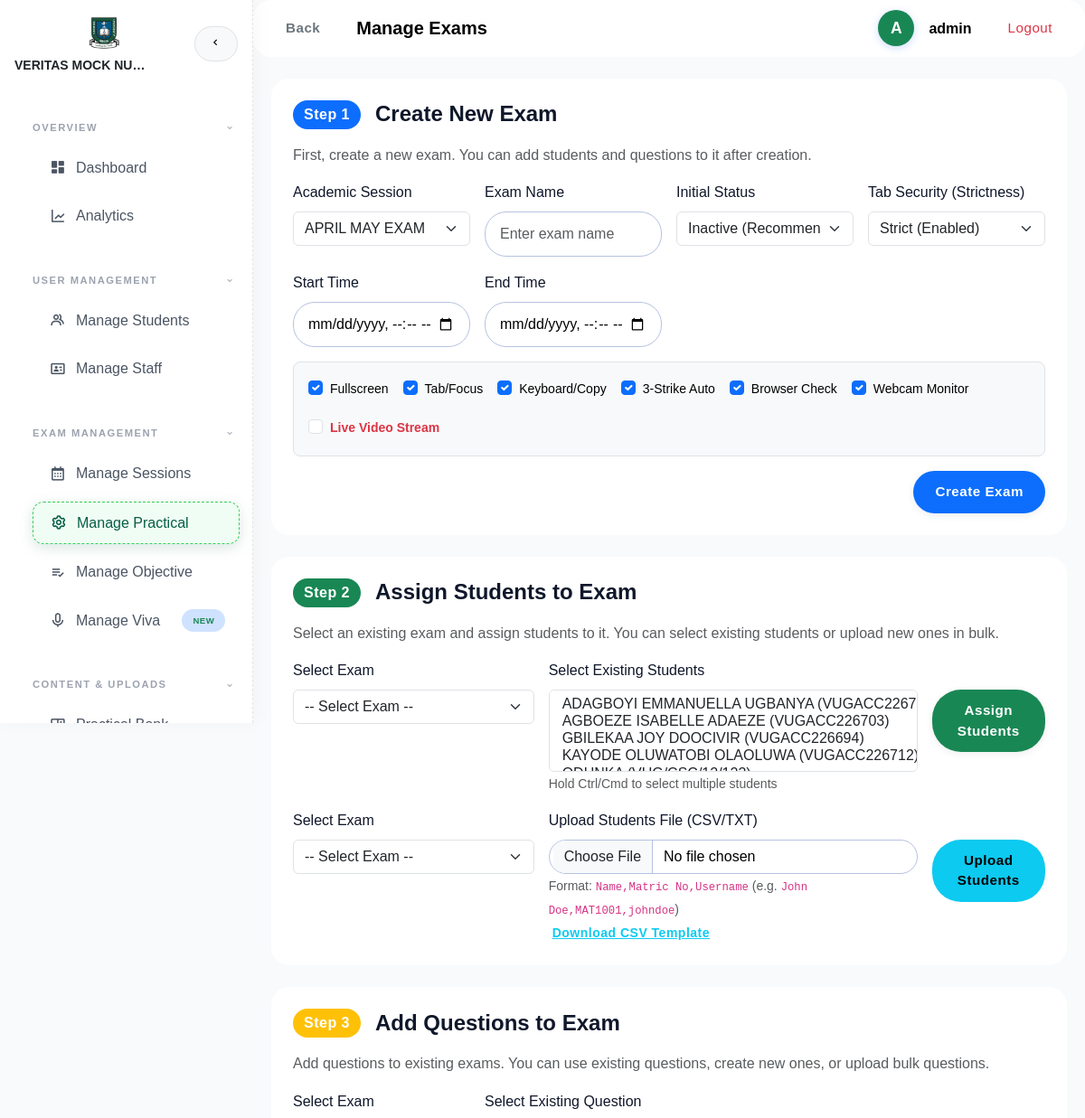
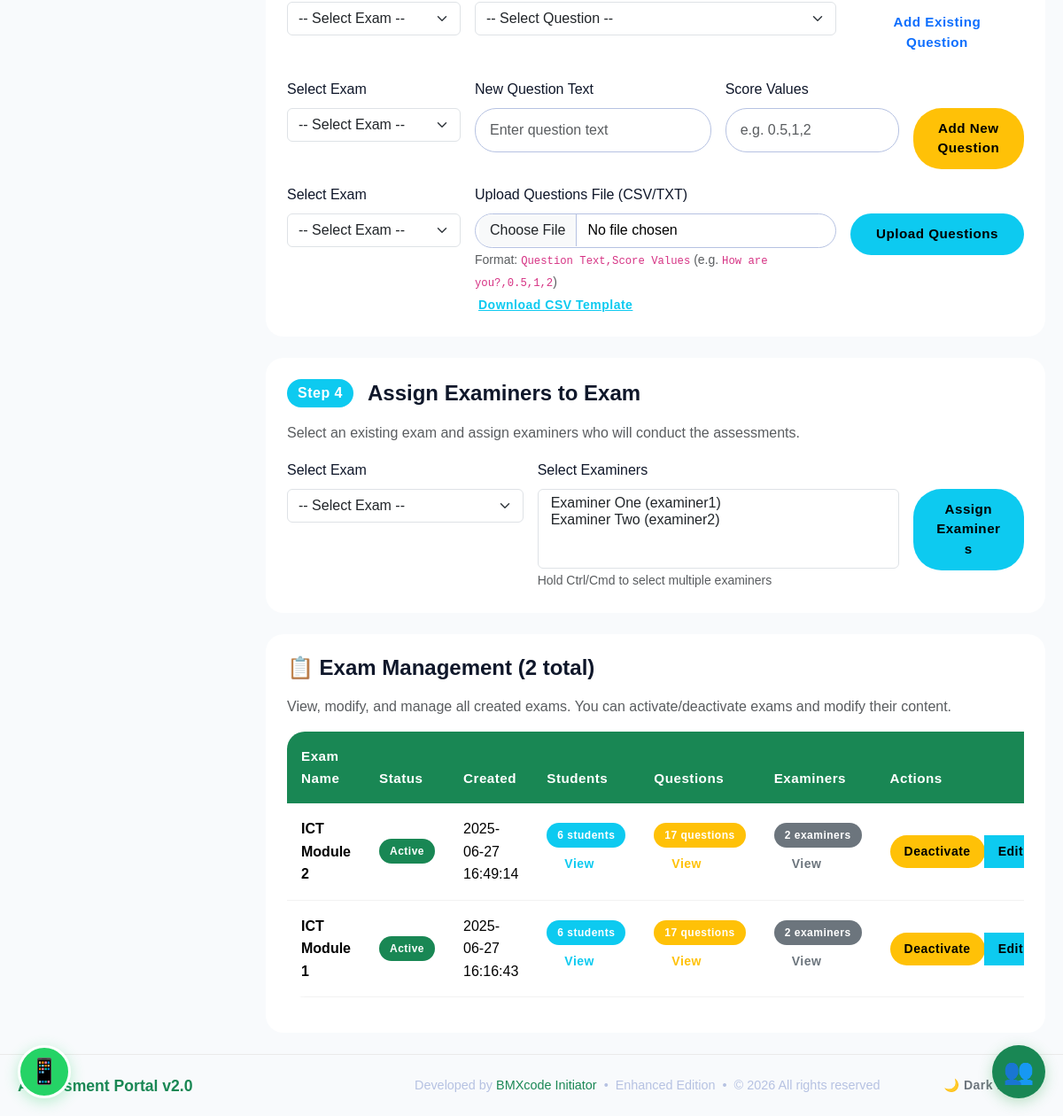
/admin_exams.php (signed in), run on the app's committed database (2 pictures, top to bottom).
### tables this page shows
CREATE TABLE `exams` (
  `id` int(11) NOT NULL,
  `name` varchar(255) DEFAULT NULL,
  `is_active` tinyint(1) DEFAULT 0,
  `created_at` datetime DEFAULT current_timestamp()
);

### admin_exams.php (the view, shortened to what the rows shown need)
<?php
require 'db.php';
$exams = $db->query("SELECT * FROM exams ORDER BY created_at DESC")->fetchAll(PDO::FETCH_ASSOC);
$exam_students = [];
$exam_questions = [];
$exam_examiners = [];
foreach ($exams as $exam) {
  $exam_students[$exam['id']] = $db->query("SELECT student_id FROM exam_students WHERE exam_id=" . $exam['id'])->fetchAll(PDO::FETCH_COLUMN);
  $exam_questions[$exam['id']] = $db->query("SELECT q.* FROM exam_questions eq JOIN questions q ON eq.question_id=q.id WHERE eq.exam_id=" . $exam['id'])->fetchAll(PDO::FETCH_ASSOC);
  $exam_examiners[$exam['id']] = $db->query("SELECT examiner_id FROM exam_examiners WHERE exam_id=" . $exam['id'])->fetchAll(PDO::FETCH_COLUMN);
}
?>
<!DOCTYPE html>
<html lang="en">
<head>
  <link href="assets/css/bootstrap.min.css" rel="stylesheet">
  <link href="style_enhanced.css" rel="stylesheet">
  <link href="https://unpkg.com/boxicons@2.1.4/css/boxicons.min.css" rel="stylesheet">
</head>
<body>
  <div class="main-content">
    <div class="container-xl">
      <div class="card p-4 shadow-sm mb-4">
        <?php if (empty($exams)): ?>
          <div class="alert alert-info">
            <strong>No exams created yet.</strong> Start by creating your first exam using Step 1 above.
          </div>
        <?php else: ?>
          <div class="table-responsive">
            <table class="table align-middle">
              <thead>
                <tr>
                  <th>Exam Name</th>
                  <th>Status</th>
                  <th>Created</th>
                  <th>Students</th>
                  <th>Questions</th>
                  <th>Examiners</th>
                  <th>Actions</th>
                </tr>
              </thead>
              <tbody>
                <?php foreach ($exams as $exam): ?>
                  <tr>
                    <td>
                      <strong><?= htmlspecialchars($exam['name']) ?></strong>
                    </td>
                    <td>
                      <?= $exam['is_active'] ? '<span class="badge bg-success">Active</span>' : '<span class="badge bg-secondary">Inactive</span>' ?>
                    </td>
                    <td><?= htmlspecialchars($exam['created_at']) ?></td>
                    <td>
                      <?php
                      $student_count = isset($exam_students[$exam['id']]) ? count($exam_students[$exam['id']]) : 0;
                      ?>
                      <span class="badge bg-info"><?= $student_count ?> students</span>
                      <?php if ($student_count > 0): ?>
                        <button class="btn btn-sm btn-outline-info ms-1"
                          onclick="showStudents(<?= $exam['id'] ?>)">View</button>
                      <?php endif; ?>
                    </td>
                    <td>
                      <?php
                      $question_count = isset($exam_questions[$exam['id']]) ? count($exam_questions[$exam['id']]) : 0;
                      ?>
                      <span class="badge bg-warning"><?= $question_count ?> questions</span>
                      <?php if ($question_count > 0): ?>
                        <button class="btn btn-sm btn-outline-warning ms-1"
                          onclick="showQuestions(<?= $exam['id'] ?>)">View</button>
                      <?php endif; ?>
                    </td>
                    <td>
                      <?php
                      $examiner_count = isset($exam_examiners[$exam['id']]) ? count($exam_examiners[$exam['id']]) : 0;
                      ?>
                      <span class="badge bg-secondary"><?= $examiner_count ?> examiners</span>
                      <?php if ($examiner_count > 0): ?>
                        <button class="btn btn-sm btn-outline-secondary ms-1"
                          onclick="showExaminers(<?= $exam['id'] ?>)">View</button>
                      <?php endif; ?>
                    </td>
                    <td>
                      <div class="btn-group" role="group">
                        <form method="post" class="d-inline">
                          <?php if ($exam['is_active']): ?>
                            <button type="submit" name="deactivate" class="btn btn-warning btn-sm">Deactivate</button>
                          <?php else: ?>
                            <button type="submit" name="activate" class="btn btn-success btn-sm">Activate</button>
                          <?php endif; ?>
                        </form>
                        <button class="btn btn-info btn-sm"
                          onclick="editExam(<?= $exam['id'] ?>, '<?= addslashes($exam['name']) ?>', <?= $exam['is_active'] ?>, <?= $exam['is_strict'] ?>, <?= $exam['proctor_fullscreen'] ?>, <?= $exam['proctor_tab_lock'] ?>, <?= $exam['proctor_kb_lock'] ?>, <?= $exam['proctor_auto_submit'] ?>, <?= $exam['proctor_browser_check'] ?>, <?= $exam['proctor_webcam'] ?>, <?= $exam['proctor_live_video'] ?? 0 ?>, '<?= $exam['start_time'] ? date('Y-m-d\TH:i', strtotime($exam['start_time'])) : '' ?>', '<?= $exam['end_time'] ? date('Y-m-d\TH:i', strtotime($exam['end_time'])) : '' ?>', <?= $exam['session_id'] ?? 0 ?>)">Edit</button>
                      </div>
                    </td>
                  </tr>
                <?php endforeach; ?>
              </tbody>
            </table>
          </div>
        <?php endif; ?>
      </div>
    </div>
  </div>
</body>
</html>

### data on the page
exams: name "ICT Module 2", is_active "Active", created_at "2025-06-27 16:49:14", id "6", id "17", id "2"
exams: name "ICT Module 1", is_active "Active", created_at "2025-06-27 16:16:43", id "6", id "17", id "2"

### other printed values
$admin_title "VERITAS MOCK NU…"
substr($name, 0, 1) "A"
$name "admin"
count($exams) "2"
form field session_id "APRIL MAY EXAM"
